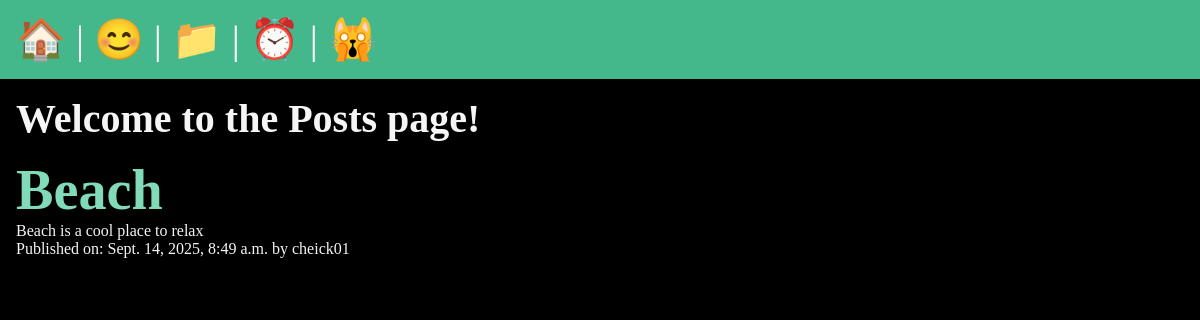
/posts/, run on the app's committed database.
### posts/models.py (models this page shows, shortened)
class Post(models.Model):
    title = models.CharField(max_length=200)
    body = models.TextField()
    slug = models.SlugField(unique=True)
    date = models.DateTimeField(auto_now_add=True)
    banner = models.ImageField(default ='fallback.jpg', blank=True)
    author = models.ForeignKey(User, on_delete=models.CASCADE, default=None)

### posts/views.py (the view)
# urls.py: path('', views.posts_list , name='list'),
def posts_list(request):
    posts = Post.objects.all().order_by('-date')
    return render(request,'posts/posts_list.html', {'posts': posts})

### posts/templates/posts/posts_list.html (shortened to what this page needs)
{% extends "layout.html" %}
{% block content %}
    <section>
        <h1> Welcome to the Posts page! </h1>
        {% for post in posts %}
            <article class="post">
                <h3>
                    <a href="{% url 'posts:post_page' slug=post.slug %}">
                        {{ post.title }}
                    </a>
                </h3>
                <p> {{ post.body|linebreaks }} </p>
                <p> Published on: {{ post.date }} by {{ post.author }} </p>
            </article>
        {% endfor%}
    </section>
{% endblock %}

### static/css/styles.css (style rules this page uses)
* { margin: 0; padding: 0; box-sizing: border-box; }
body { min-height: 100vh; background-color: black; color: whitesmoke; font-size: 3rem; }
section { display: flex; flex-flow: column; gap: 1rem; }
h1, h2 { font-size: 2.5rem; }
p { font-size: 1rem; }
a { text-decoration: none; color: #81dbb8; }

### data on the page
Post: title "Beach", body "Beach is a cool place to relax", date "Sept. 14, 2025, 8:49 a.m.", author "cheick01"
